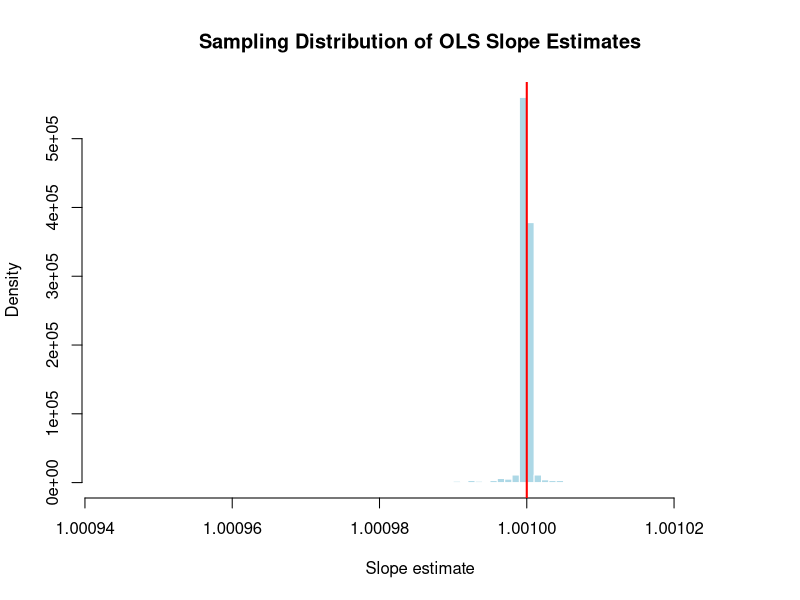

Write the R code that produced this figure.
# Function to simulate AR(1) process
simulate_ar_1 <- function(T, b0, b1, s, m0, s0) {
  y <- numeric(T)
  y[1] <- rnorm(1, m0, s0)
  for (t in 2:T) {
    y[t] <- b0 + b1 * y[t - 1] + rnorm(1, 0, s)
  }
  return(y)
}

# --- Parameters ---
set.seed(8675)   
T     <- 10000    
b0    <- 0    
b1    <- 1.001    # 0.5, 0.99, 1, 1.001
s     <- 1      
m0    <- 0      
s0    <- 0      
R     <- 1000   

# --- Storage ---
estimates <- matrix(NA, nrow = R, ncol = 2) # columns: intercept, slope

# --- Simulation loop ---
for (r in 1:R) {
  y <- simulate_ar_1(T, b0, b1, s, m0, s0)
  # Create lagged regressor
  y_lag <- y[-T]
  y_resp <- y[-1]
  # OLS regression
  fit <- lm(y_resp ~ y_lag)
  estimates[r, ] <- coef(fit)
}

# --- Results ---
slope_estimates <- estimates[, 2]

# Histogram of slope estimates
hist(slope_estimates,
     breaks = "Scott",
     main = "Sampling Distribution of OLS Slope Estimates",
     xlab = "Slope estimate",
     col = "lightblue",
     border = "white",
     freq = FALSE)
abline(v = b1, col = "red", lwd = 2)
